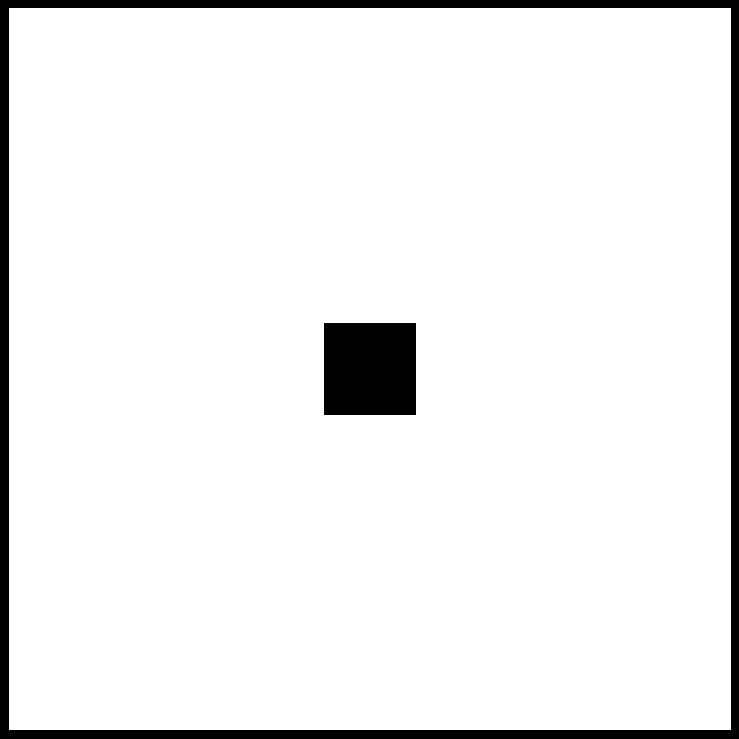
#> input picture occupancy_grid.png, 739 x 739 px, found by its file name
$ python rrt_pipeline.py
#> lines starting #> are read from the running program, lines starting #| are printed output that depends on the picture; after the words box and inside, x2 and y2 are one past the last pixel; in counts of white or black regions, pixels touching at a corner belong together
#!/usr/bin/env python3
"""
Full RRT Planning Pipeline:
1. Load occupancy map (white=free, black=occupied)
2. Inflate obstacles (safety margin)
3. Run animated RRT path planning
"""

import cv2
import numpy as np
import matplotlib
matplotlib.use("TkAgg")
import matplotlib.pyplot as plt
import random
from math import sqrt, atan2, cos, sin
import time
from pathlib import Path

# ===============================================================
# CONFIGURATION
# ===============================================================
CONFIG = {
    "map_file": "maps/occupancy_grid.png",          # input map (white=free)
    "inflated_map_file": "maps/occupancy_inflated.png",
    "path_output_file": "planner/legacy/rrt_path_pipeline.png",
    "map_resolution": 0.2,                     # meters per pixel
    "inflation_radius_m": 0.6,                 # safety margin in meters
    "start": (50, 50),                         # start coordinates (pixels)
    "goal_offset": (50, 50),                   # offset from bottom-right corner
    "step_size": 10,
    "goal_radius": 15,
    "max_iterations": 3000,
    "goal_sample_rate": 0.1,
    "animate_delay": 0.001
}
# ===============================================================


class Node:
    def __init__(self, x, y, parent=None):
        self.x = x
        self.y = y
        self.parent = parent


# ---------------------------- Utility Functions ---------------------------- #

def _resolve_plot_path(path):
    target = Path(path)
    if not target.is_absolute():
        target = Path("plots") / target
    target.parent.mkdir(parents=True, exist_ok=True)
    return str(target)


def distance(a, b):
    return sqrt((a.x - b.x)**2 + (a.y - b.y)**2)


def steer(from_node, to_node, step):
    theta = atan2(to_node.y - from_node.y, to_node.x - from_node.x)
    return Node(from_node.x + step * cos(theta),
                from_node.y + step * sin(theta),
                from_node)


def collision_free(p1, p2, occ):
    x1, y1, x2, y2 = int(p1.x), int(p1.y), int(p2.x), int(p2.y)
    num = int(distance(p1, p2))
    for u in np.linspace(0, 1, num + 1):
        x = int(x1 + u * (x2 - x1))
        y = int(y1 + u * (y2 - y1))
        if not (0 <= x < occ.shape[1] and 0 <= y < occ.shape[0]):
            return False
        if occ[y, x] == 0:
            return False
    return True


def extract_path(goal_node):
    path = []
    n = goal_node
    while n:
        path.append((n.x, n.y))
        n = n.parent
    return path[::-1]


# ---------------------------- Map Inflation ---------------------------- #

def inflate_map(img, inflation_radius_m, resolution_m):
    occ = (img < 128).astype(np.uint8)
    inflation_px = int(np.ceil(inflation_radius_m / resolution_m))
    print(f"Inflation: {inflation_px} pixels ({inflation_radius_m} m)")

    kernel = cv2.getStructuringElement(cv2.MORPH_ELLIPSE, (2 * inflation_px + 1, 2 * inflation_px + 1))
    inflated = cv2.dilate(occ, kernel)
    inflated_img = (1 - inflated) * 255
    return inflated_img


# ---------------------------- RRT Algorithm ---------------------------- #

def rrt_with_animation(occ, start, goal, cfg):
    start_time = time.time()
    start_node = Node(*start)
    goal_node = Node(*goal)
    nodes = [start_node]

    plt.ion()
    fig, ax = plt.subplots(figsize=(7, 7))
    ax.imshow(occ, cmap="gray", origin="lower")
    ax.plot(start[0], start[1], "bo", label="Start")
    ax.plot(goal[0], goal[1], "ro", label="Goal")
    ax.legend(loc="upper right")
    ax.set_title("RRT Planning (Animated)")

    for i in range(cfg["max_iterations"]):
        if random.random() < cfg["goal_sample_rate"]:
            rnd = Node(goal[0], goal[1])
        else:
            rnd = Node(random.randint(0, occ.shape[1] - 1),
                       random.randint(0, occ.shape[0] - 1))

        nearest = min(nodes, key=lambda n: distance(n, rnd))
        new = steer(nearest, rnd, cfg["step_size"])

        if 0 <= new.x < occ.shape[1] and 0 <= new.y < occ.shape[0] and collision_free(nearest, new, occ):
            nodes.append(new)
            ax.plot([nearest.x, new.x], [nearest.y, new.y], "g-", linewidth=0.4)
            plt.draw()
            plt.pause(cfg["animate_delay"])

            if i % 100 == 0:
                print(f"[{i}] nodes: {len(nodes)}")

            if distance(new, goal_node) < cfg["goal_radius"] and collision_free(new, goal_node, occ):
                goal_node.parent = new
                print(f"Goal reached at iteration {i}.")
                path = extract_path(goal_node)
                px, py = zip(*path)
                ax.plot(px, py, "r-", linewidth=2)
                plt.ioff()
                plt.savefig(cfg["path_output_file"], bbox_inches="tight", dpi=200)
                plt.show()
                print("Saved:", cfg["path_output_file"])
                return

    print("Failed to find a path after", cfg["max_iterations"], "iterations.")
    plt.ioff()
    plt.show()


# ---------------------------- Main Pipeline ---------------------------- #

def main():
    cfg = CONFIG.copy()
    for key in ("map_file", "inflated_map_file", "path_output_file"):
        cfg[key] = _resolve_plot_path(cfg[key])
    print("=== RRT PIPELINE START ===")

    # Step 1: Load original map
    img = cv2.imread(cfg["map_file"], cv2.IMREAD_GRAYSCALE)
#> img: shape (739, 739); 93.9% white; 2 black regions, box (x1, y1, x2, y2) and area: (0, 0, 739, 739) 24837, (324, 323, 416, 415) 8464
    if img is None:
        raise FileNotFoundError(f"Map not found: {cfg['map_file']}")
    print("Loaded map:", cfg["map_file"])

    # Step 2: Inflate map
    inflated_img = inflate_map(img, cfg["inflation_radius_m"], cfg["map_resolution"])
#> in inflate_map, `inflated = cv2.dilate(occ, kernel)`:
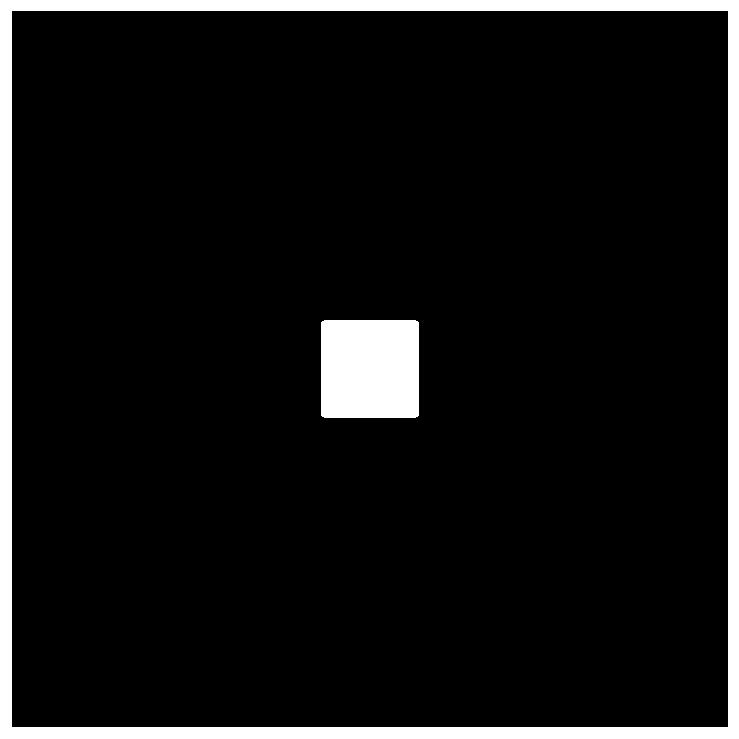
#> inflated: shape (739, 739); values 0 (black) and 1 (white), 7.9% white; 2 white regions, box (x1, y1, x2, y2) and area: (0, 0, 739, 739) 33465, (321, 320, 419, 418) 9588
    cv2.imwrite(cfg["inflated_map_file"], inflated_img)
    print("Saved inflated map:", cfg["inflated_map_file"])

    # Step 3: Convert to occupancy grid (white=free)
    occ = (inflated_img > 200).astype(np.uint8)
    occ = np.flipud(occ)
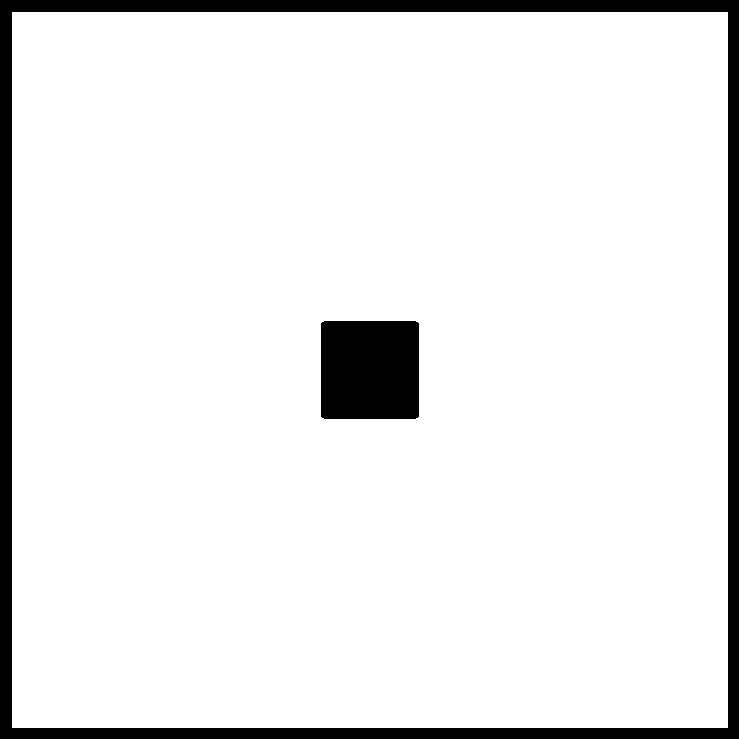
#> occ: shape (739, 739); values 0 (black) and 1 (white), 92.1% white; 2 black regions, box (x1, y1, x2, y2) and area: (0, 0, 739, 739) 33465, (321, 321, 419, 419) 9588

    # Step 4: Run RRT on inflated map
    start = cfg["start"]
    goal = (occ.shape[1] - cfg["goal_offset"][0],
            occ.shape[0] - cfg["goal_offset"][1])
#> goal = (689, 689)
    print("Start:", start, "Goal:", goal)
#| Start: (50, 50) Goal: (689, 689)

    rrt_with_animation(occ, start, goal, cfg)
#> the loop in rrt_with_animation, `for i in range(cfg["max_iterations"]):` made 329 passes
#> pass 1, in rrt_with_animation, `plt.pause(cfg["animate_delay"])`:
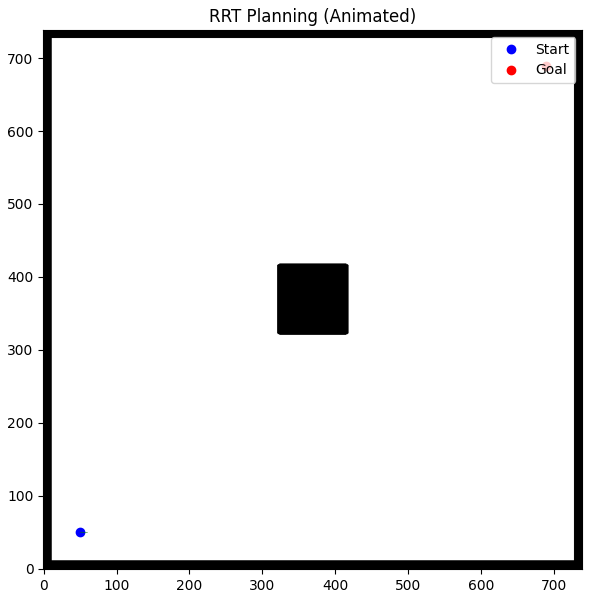
#> figure drawn by matplotlib, 1 panel
#> after the loop in rrt_with_animation, `for i in range(cfg["max_iterations"]):`: nodes = 324 items
    print("=== PIPELINE COMPLETE ===")


if __name__ == "__main__":
    main()
